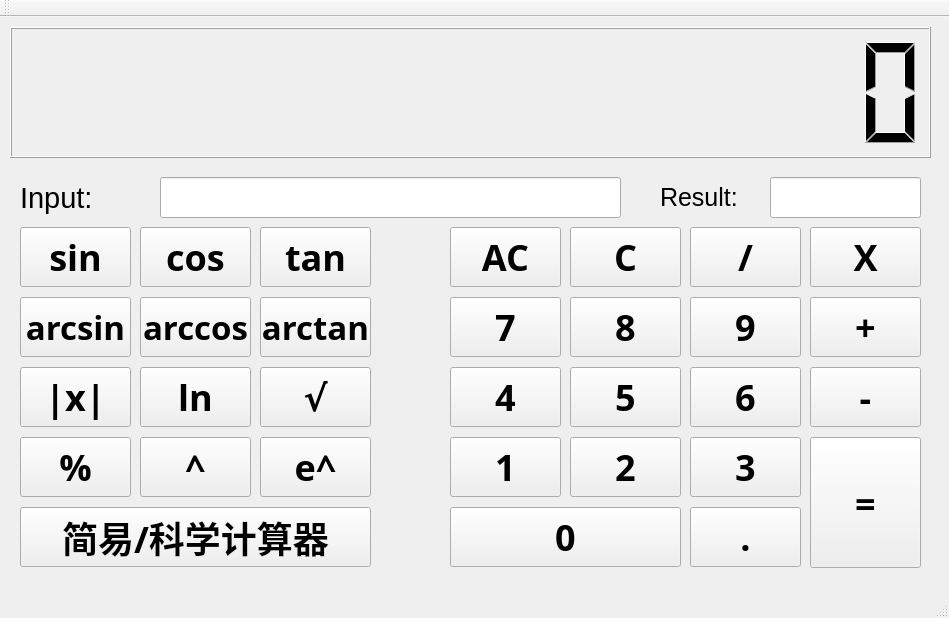
<?xml version="1.0" encoding="UTF-8"?>
<ui version="4.0">
 <class>MainWindow</class>
 <widget class="QMainWindow" name="MainWindow">
  <property name="geometry">
   <rect>
    <x>0</x>
    <y>0</y>
    <width>949</width>
    <height>618</height>
   </rect>
  </property>
  <property name="mouseTracking">
   <bool>false</bool>
  </property>
  <property name="windowTitle">
   <string>MainWindow</string>
  </property>
  <widget class="QWidget" name="centralWidget">
   <widget class="QLCDNumber" name="lcdNumber">
    <property name="geometry">
     <rect>
      <x>10</x>
      <y>10</y>
      <width>921</width>
      <height>131</height>
     </rect>
    </property>
    <property name="lineWidth">
     <number>1</number>
    </property>
    <property name="digitCount">
     <number>15</number>
    </property>
   </widget>
   <widget class="QLineEdit" name="inputEdit">
    <property name="geometry">
     <rect>
      <x>160</x>
      <y>160</y>
      <width>461</width>
      <height>41</height>
     </rect>
    </property>
    <property name="font">
     <font>
      <pointsize>25</pointsize>
      <weight>75</weight>
      <bold>true</bold>
     </font>
    </property>
    <property name="text">
     <string/>
    </property>
   </widget>
   <widget class="QLineEdit" name="resultEdit">
    <property name="geometry">
     <rect>
      <x>770</x>
      <y>160</y>
      <width>151</width>
      <height>41</height>
     </rect>
    </property>
    <property name="font">
     <font>
      <pointsize>25</pointsize>
      <weight>75</weight>
      <bold>true</bold>
     </font>
    </property>
   </widget>
   <widget class="QLabel" name="label">
    <property name="geometry">
     <rect>
      <x>660</x>
      <y>160</y>
      <width>91</width>
      <height>41</height>
     </rect>
    </property>
    <property name="font">
     <font>
      <pointsize>19</pointsize>
     </font>
    </property>
    <property name="text">
     <string>Result:</string>
    </property>
   </widget>
   <widget class="QLabel" name="label_2">
    <property name="geometry">
     <rect>
      <x>20</x>
      <y>160</y>
      <width>111</width>
      <height>41</height>
     </rect>
    </property>
    <property name="font">
     <font>
      <pointsize>22</pointsize>
     </font>
    </property>
    <property name="text">
     <string>Input:</string>
    </property>
   </widget>
   <widget class="QPushButton" name="eightButton">
    <property name="geometry">
     <rect>
      <x>570</x>
      <y>280</y>
      <width>111</width>
      <height>60</height>
     </rect>
    </property>
    <property name="font">
     <font>
      <family>Adobe 黑体 Std R</family>
      <pointsize>27</pointsize>
      <weight>75</weight>
      <italic>false</italic>
      <bold>true</bold>
     </font>
    </property>
    <property name="cursor">
     <cursorShape>ArrowCursor</cursorShape>
    </property>
    <property name="text">
     <string>8</string>
    </property>
   </widget>
   <widget class="QPushButton" name="nineButton">
    <property name="geometry">
     <rect>
      <x>690</x>
      <y>280</y>
      <width>111</width>
      <height>60</height>
     </rect>
    </property>
    <property name="font">
     <font>
      <family>Adobe 黑体 Std R</family>
      <pointsize>27</pointsize>
      <weight>75</weight>
      <italic>false</italic>
      <bold>true</bold>
     </font>
    </property>
    <property name="cursor">
     <cursorShape>ArrowCursor</cursorShape>
    </property>
    <property name="text">
     <string>9</string>
    </property>
   </widget>
   <widget class="QPushButton" name="addButton">
    <property name="geometry">
     <rect>
      <x>810</x>
      <y>280</y>
      <width>111</width>
      <height>60</height>
     </rect>
    </property>
    <property name="font">
     <font>
      <family>Adobe 黑体 Std R</family>
      <pointsize>27</pointsize>
      <weight>75</weight>
      <italic>false</italic>
      <bold>true</bold>
     </font>
    </property>
    <property name="cursor">
     <cursorShape>ArrowCursor</cursorShape>
    </property>
    <property name="text">
     <string>+</string>
    </property>
   </widget>
   <widget class="QPushButton" name="sevenButton">
    <property name="geometry">
     <rect>
      <x>450</x>
      <y>280</y>
      <width>111</width>
      <height>60</height>
     </rect>
    </property>
    <property name="font">
     <font>
      <family>Adobe 黑体 Std R</family>
      <pointsize>27</pointsize>
      <weight>75</weight>
      <italic>false</italic>
      <bold>true</bold>
     </font>
    </property>
    <property name="cursor">
     <cursorShape>ArrowCursor</cursorShape>
    </property>
    <property name="text">
     <string>7</string>
    </property>
   </widget>
   <widget class="QPushButton" name="fourButton">
    <property name="geometry">
     <rect>
      <x>450</x>
      <y>350</y>
      <width>111</width>
      <height>60</height>
     </rect>
    </property>
    <property name="font">
     <font>
      <family>Adobe 黑体 Std R</family>
      <pointsize>27</pointsize>
      <weight>75</weight>
      <italic>false</italic>
      <bold>true</bold>
     </font>
    </property>
    <property name="cursor">
     <cursorShape>ArrowCursor</cursorShape>
    </property>
    <property name="text">
     <string>4</string>
    </property>
   </widget>
   <widget class="QPushButton" name="oneButton">
    <property name="geometry">
     <rect>
      <x>450</x>
      <y>420</y>
      <width>111</width>
      <height>60</height>
     </rect>
    </property>
    <property name="font">
     <font>
      <family>Adobe 黑体 Std R</family>
      <pointsize>27</pointsize>
      <weight>75</weight>
      <italic>false</italic>
      <bold>true</bold>
     </font>
    </property>
    <property name="cursor">
     <cursorShape>ArrowCursor</cursorShape>
    </property>
    <property name="text">
     <string>1</string>
    </property>
   </widget>
   <widget class="QPushButton" name="zeroButton">
    <property name="geometry">
     <rect>
      <x>450</x>
      <y>490</y>
      <width>231</width>
      <height>60</height>
     </rect>
    </property>
    <property name="font">
     <font>
      <family>Adobe 黑体 Std R</family>
      <pointsize>27</pointsize>
      <weight>75</weight>
      <italic>false</italic>
      <bold>true</bold>
     </font>
    </property>
    <property name="cursor">
     <cursorShape>ArrowCursor</cursorShape>
    </property>
    <property name="text">
     <string>0</string>
    </property>
   </widget>
   <widget class="QPushButton" name="fiveButton">
    <property name="geometry">
     <rect>
      <x>570</x>
      <y>350</y>
      <width>111</width>
      <height>60</height>
     </rect>
    </property>
    <property name="font">
     <font>
      <family>Adobe 黑体 Std R</family>
      <pointsize>27</pointsize>
      <weight>75</weight>
      <italic>false</italic>
      <bold>true</bold>
     </font>
    </property>
    <property name="cursor">
     <cursorShape>ArrowCursor</cursorShape>
    </property>
    <property name="text">
     <string>5</string>
    </property>
   </widget>
   <widget class="QPushButton" name="sixButton">
    <property name="geometry">
     <rect>
      <x>690</x>
      <y>350</y>
      <width>111</width>
      <height>60</height>
     </rect>
    </property>
    <property name="font">
     <font>
      <family>Adobe 黑体 Std R</family>
      <pointsize>27</pointsize>
      <weight>75</weight>
      <italic>false</italic>
      <bold>true</bold>
     </font>
    </property>
    <property name="cursor">
     <cursorShape>ArrowCursor</cursorShape>
    </property>
    <property name="text">
     <string>6</string>
    </property>
   </widget>
   <widget class="QPushButton" name="subButton">
    <property name="geometry">
     <rect>
      <x>810</x>
      <y>350</y>
      <width>111</width>
      <height>60</height>
     </rect>
    </property>
    <property name="font">
     <font>
      <family>Adobe 黑体 Std R</family>
      <pointsize>27</pointsize>
      <weight>75</weight>
      <italic>false</italic>
      <bold>true</bold>
     </font>
    </property>
    <property name="cursor">
     <cursorShape>ArrowCursor</cursorShape>
    </property>
    <property name="text">
     <string>-</string>
    </property>
   </widget>
   <widget class="QPushButton" name="twoButton">
    <property name="geometry">
     <rect>
      <x>570</x>
      <y>420</y>
      <width>111</width>
      <height>60</height>
     </rect>
    </property>
    <property name="font">
     <font>
      <family>Adobe 黑体 Std R</family>
      <pointsize>27</pointsize>
      <weight>75</weight>
      <italic>false</italic>
      <bold>true</bold>
     </font>
    </property>
    <property name="cursor">
     <cursorShape>ArrowCursor</cursorShape>
    </property>
    <property name="text">
     <string>2</string>
    </property>
   </widget>
   <widget class="QPushButton" name="threeButton">
    <property name="geometry">
     <rect>
      <x>690</x>
      <y>420</y>
      <width>111</width>
      <height>60</height>
     </rect>
    </property>
    <property name="font">
     <font>
      <family>Adobe 黑体 Std R</family>
      <pointsize>27</pointsize>
      <weight>75</weight>
      <italic>false</italic>
      <bold>true</bold>
     </font>
    </property>
    <property name="cursor">
     <cursorShape>ArrowCursor</cursorShape>
    </property>
    <property name="text">
     <string>3</string>
    </property>
   </widget>
   <widget class="QPushButton" name="equalButton">
    <property name="geometry">
     <rect>
      <x>810</x>
      <y>420</y>
      <width>111</width>
      <height>131</height>
     </rect>
    </property>
    <property name="font">
     <font>
      <family>Adobe 黑体 Std R</family>
      <pointsize>27</pointsize>
      <weight>75</weight>
      <italic>false</italic>
      <bold>true</bold>
     </font>
    </property>
    <property name="cursor">
     <cursorShape>ArrowCursor</cursorShape>
    </property>
    <property name="text">
     <string>=</string>
    </property>
   </widget>
   <widget class="QPushButton" name="pointButton">
    <property name="geometry">
     <rect>
      <x>690</x>
      <y>490</y>
      <width>111</width>
      <height>60</height>
     </rect>
    </property>
    <property name="font">
     <font>
      <family>Adobe 黑体 Std R</family>
      <pointsize>27</pointsize>
      <weight>75</weight>
      <italic>false</italic>
      <bold>true</bold>
     </font>
    </property>
    <property name="cursor">
     <cursorShape>ArrowCursor</cursorShape>
    </property>
    <property name="text">
     <string>.</string>
    </property>
   </widget>
   <widget class="QPushButton" name="acButton">
    <property name="geometry">
     <rect>
      <x>450</x>
      <y>210</y>
      <width>111</width>
      <height>60</height>
     </rect>
    </property>
    <property name="font">
     <font>
      <family>Adobe 黑体 Std R</family>
      <pointsize>27</pointsize>
      <weight>75</weight>
      <italic>false</italic>
      <bold>true</bold>
     </font>
    </property>
    <property name="cursor">
     <cursorShape>ArrowCursor</cursorShape>
    </property>
    <property name="text">
     <string>AC</string>
    </property>
   </widget>
   <widget class="QPushButton" name="cButton">
    <property name="geometry">
     <rect>
      <x>570</x>
      <y>210</y>
      <width>111</width>
      <height>60</height>
     </rect>
    </property>
    <property name="font">
     <font>
      <family>Adobe 黑体 Std R</family>
      <pointsize>27</pointsize>
      <weight>75</weight>
      <italic>false</italic>
      <bold>true</bold>
     </font>
    </property>
    <property name="cursor">
     <cursorShape>ArrowCursor</cursorShape>
    </property>
    <property name="text">
     <string>C</string>
    </property>
   </widget>
   <widget class="QPushButton" name="chuButton">
    <property name="geometry">
     <rect>
      <x>690</x>
      <y>210</y>
      <width>111</width>
      <height>60</height>
     </rect>
    </property>
    <property name="font">
     <font>
      <family>Adobe 黑体 Std R</family>
      <pointsize>27</pointsize>
      <weight>75</weight>
      <italic>false</italic>
      <bold>true</bold>
     </font>
    </property>
    <property name="cursor">
     <cursorShape>ArrowCursor</cursorShape>
    </property>
    <property name="text">
     <string>/</string>
    </property>
   </widget>
   <widget class="QPushButton" name="chengButton">
    <property name="geometry">
     <rect>
      <x>810</x>
      <y>210</y>
      <width>111</width>
      <height>60</height>
     </rect>
    </property>
    <property name="font">
     <font>
      <family>Adobe 黑体 Std R</family>
      <pointsize>27</pointsize>
      <weight>75</weight>
      <italic>false</italic>
      <bold>true</bold>
     </font>
    </property>
    <property name="cursor">
     <cursorShape>ArrowCursor</cursorShape>
    </property>
    <property name="text">
     <string>X</string>
    </property>
   </widget>
   <widget class="QWidget" name="widget" native="true">
    <property name="geometry">
     <rect>
      <x>0</x>
      <y>200</y>
      <width>371</width>
      <height>291</height>
     </rect>
    </property>
    <widget class="QPushButton" name="eButton">
     <property name="geometry">
      <rect>
       <x>260</x>
       <y>220</y>
       <width>111</width>
       <height>60</height>
      </rect>
     </property>
     <property name="font">
      <font>
       <family>Adobe 黑体 Std R</family>
       <pointsize>27</pointsize>
       <weight>75</weight>
       <italic>false</italic>
       <bold>true</bold>
      </font>
     </property>
     <property name="cursor">
      <cursorShape>ArrowCursor</cursorShape>
     </property>
     <property name="text">
      <string>e^</string>
     </property>
    </widget>
    <widget class="QPushButton" name="qiugenButton">
     <property name="geometry">
      <rect>
       <x>260</x>
       <y>150</y>
       <width>111</width>
       <height>60</height>
      </rect>
     </property>
     <property name="font">
      <font>
       <family>Adobe 黑体 Std R</family>
       <pointsize>27</pointsize>
       <weight>75</weight>
       <italic>false</italic>
       <bold>true</bold>
      </font>
     </property>
     <property name="cursor">
      <cursorShape>ArrowCursor</cursorShape>
     </property>
     <property name="text">
      <string>√</string>
     </property>
    </widget>
    <widget class="QPushButton" name="arctanButton">
     <property name="geometry">
      <rect>
       <x>260</x>
       <y>80</y>
       <width>111</width>
       <height>60</height>
      </rect>
     </property>
     <property name="font">
      <font>
       <family>Adobe 黑体 Std R</family>
       <pointsize>25</pointsize>
       <weight>75</weight>
       <italic>false</italic>
       <bold>true</bold>
      </font>
     </property>
     <property name="cursor">
      <cursorShape>ArrowCursor</cursorShape>
     </property>
     <property name="text">
      <string>arctan</string>
     </property>
    </widget>
    <widget class="QPushButton" name="tanButton">
     <property name="geometry">
      <rect>
       <x>260</x>
       <y>10</y>
       <width>111</width>
       <height>60</height>
      </rect>
     </property>
     <property name="font">
      <font>
       <family>Adobe 黑体 Std R</family>
       <pointsize>27</pointsize>
       <weight>75</weight>
       <italic>false</italic>
       <bold>true</bold>
      </font>
     </property>
     <property name="cursor">
      <cursorShape>ArrowCursor</cursorShape>
     </property>
     <property name="text">
      <string>tan</string>
     </property>
    </widget>
    <widget class="QPushButton" name="cosButton">
     <property name="geometry">
      <rect>
       <x>140</x>
       <y>10</y>
       <width>111</width>
       <height>60</height>
      </rect>
     </property>
     <property name="font">
      <font>
       <family>Adobe 黑体 Std R</family>
       <pointsize>27</pointsize>
       <weight>75</weight>
       <italic>false</italic>
       <bold>true</bold>
      </font>
     </property>
     <property name="cursor">
      <cursorShape>ArrowCursor</cursorShape>
     </property>
     <property name="text">
      <string>cos</string>
     </property>
    </widget>
    <widget class="QPushButton" name="arccosButton">
     <property name="geometry">
      <rect>
       <x>140</x>
       <y>80</y>
       <width>111</width>
       <height>60</height>
      </rect>
     </property>
     <property name="font">
      <font>
       <family>Adobe 黑体 Std R</family>
       <pointsize>25</pointsize>
       <weight>75</weight>
       <italic>false</italic>
       <bold>true</bold>
      </font>
     </property>
     <property name="cursor">
      <cursorShape>ArrowCursor</cursorShape>
     </property>
     <property name="text">
      <string>arccos</string>
     </property>
    </widget>
    <widget class="QPushButton" name="lnButton">
     <property name="geometry">
      <rect>
       <x>140</x>
       <y>150</y>
       <width>111</width>
       <height>60</height>
      </rect>
     </property>
     <property name="font">
      <font>
       <family>Adobe 黑体 Std R</family>
       <pointsize>27</pointsize>
       <weight>75</weight>
       <italic>false</italic>
       <bold>true</bold>
      </font>
     </property>
     <property name="cursor">
      <cursorShape>ArrowCursor</cursorShape>
     </property>
     <property name="text">
      <string>ln</string>
     </property>
    </widget>
    <widget class="QPushButton" name="qiumiButton">
     <property name="geometry">
      <rect>
       <x>140</x>
       <y>220</y>
       <width>111</width>
       <height>60</height>
      </rect>
     </property>
     <property name="font">
      <font>
       <family>Adobe 黑体 Std R</family>
       <pointsize>27</pointsize>
       <weight>75</weight>
       <italic>false</italic>
       <bold>true</bold>
      </font>
     </property>
     <property name="cursor">
      <cursorShape>ArrowCursor</cursorShape>
     </property>
     <property name="text">
      <string>^</string>
     </property>
    </widget>
    <widget class="QPushButton" name="jueduiButton">
     <property name="geometry">
      <rect>
       <x>20</x>
       <y>150</y>
       <width>111</width>
       <height>60</height>
      </rect>
     </property>
     <property name="font">
      <font>
       <family>Adobe 黑体 Std R</family>
       <pointsize>27</pointsize>
       <weight>75</weight>
       <italic>false</italic>
       <bold>true</bold>
      </font>
     </property>
     <property name="cursor">
      <cursorShape>ArrowCursor</cursorShape>
     </property>
     <property name="text">
      <string>|x|</string>
     </property>
    </widget>
    <widget class="QPushButton" name="arcsinButton">
     <property name="geometry">
      <rect>
       <x>20</x>
       <y>80</y>
       <width>111</width>
       <height>60</height>
      </rect>
     </property>
     <property name="font">
      <font>
       <family>Adobe 黑体 Std R</family>
       <pointsize>25</pointsize>
       <weight>75</weight>
       <italic>false</italic>
       <bold>true</bold>
      </font>
     </property>
     <property name="cursor">
      <cursorShape>ArrowCursor</cursorShape>
     </property>
     <property name="text">
      <string>arcsin</string>
     </property>
    </widget>
    <widget class="QPushButton" name="sinButton">
     <property name="geometry">
      <rect>
       <x>20</x>
       <y>10</y>
       <width>111</width>
       <height>60</height>
      </rect>
     </property>
     <property name="font">
      <font>
       <family>Adobe 黑体 Std R</family>
       <pointsize>27</pointsize>
       <weight>75</weight>
       <italic>false</italic>
       <bold>true</bold>
      </font>
     </property>
     <property name="cursor">
      <cursorShape>ArrowCursor</cursorShape>
     </property>
     <property name="text">
      <string>sin</string>
     </property>
    </widget>
    <widget class="QPushButton" name="qiuyuButton">
     <property name="geometry">
      <rect>
       <x>20</x>
       <y>220</y>
       <width>111</width>
       <height>60</height>
      </rect>
     </property>
     <property name="font">
      <font>
       <family>Adobe 黑体 Std R</family>
       <pointsize>27</pointsize>
       <weight>75</weight>
       <italic>false</italic>
       <bold>true</bold>
      </font>
     </property>
     <property name="cursor">
      <cursorShape>ArrowCursor</cursorShape>
     </property>
     <property name="text">
      <string>%</string>
     </property>
    </widget>
   </widget>
   <widget class="QPushButton" name="qiehuanButton">
    <property name="geometry">
     <rect>
      <x>20</x>
      <y>490</y>
      <width>351</width>
      <height>60</height>
     </rect>
    </property>
    <property name="font">
     <font>
      <family>Adobe 黑体 Std R</family>
      <pointsize>27</pointsize>
      <weight>75</weight>
      <italic>false</italic>
      <bold>true</bold>
     </font>
    </property>
    <property name="cursor">
     <cursorShape>ArrowCursor</cursorShape>
    </property>
    <property name="text">
     <string>简易/科学计算器</string>
    </property>
   </widget>
   <zorder>widget</zorder>
   <zorder>lcdNumber</zorder>
   <zorder>inputEdit</zorder>
   <zorder>resultEdit</zorder>
   <zorder>label</zorder>
   <zorder>label_2</zorder>
   <zorder>eightButton</zorder>
   <zorder>nineButton</zorder>
   <zorder>addButton</zorder>
   <zorder>sevenButton</zorder>
   <zorder>fourButton</zorder>
   <zorder>oneButton</zorder>
   <zorder>zeroButton</zorder>
   <zorder>fiveButton</zorder>
   <zorder>sixButton</zorder>
   <zorder>subButton</zorder>
   <zorder>twoButton</zorder>
   <zorder>threeButton</zorder>
   <zorder>equalButton</zorder>
   <zorder>pointButton</zorder>
   <zorder>acButton</zorder>
   <zorder>cButton</zorder>
   <zorder>chuButton</zorder>
   <zorder>chengButton</zorder>
   <zorder>qiehuanButton</zorder>
  </widget>
  <widget class="QMenuBar" name="menuBar">
   <property name="geometry">
    <rect>
     <x>0</x>
     <y>0</y>
     <width>949</width>
     <height>21</height>
    </rect>
   </property>
  </widget>
  <widget class="QToolBar" name="mainToolBar">
   <attribute name="toolBarArea">
    <enum>TopToolBarArea</enum>
   </attribute>
   <attribute name="toolBarBreak">
    <bool>false</bool>
   </attribute>
  </widget>
  <widget class="QStatusBar" name="statusBar"/>
 </widget>
 <layoutdefault spacing="6" margin="11"/>
 <resources/>
 <connections/>
</ui>
